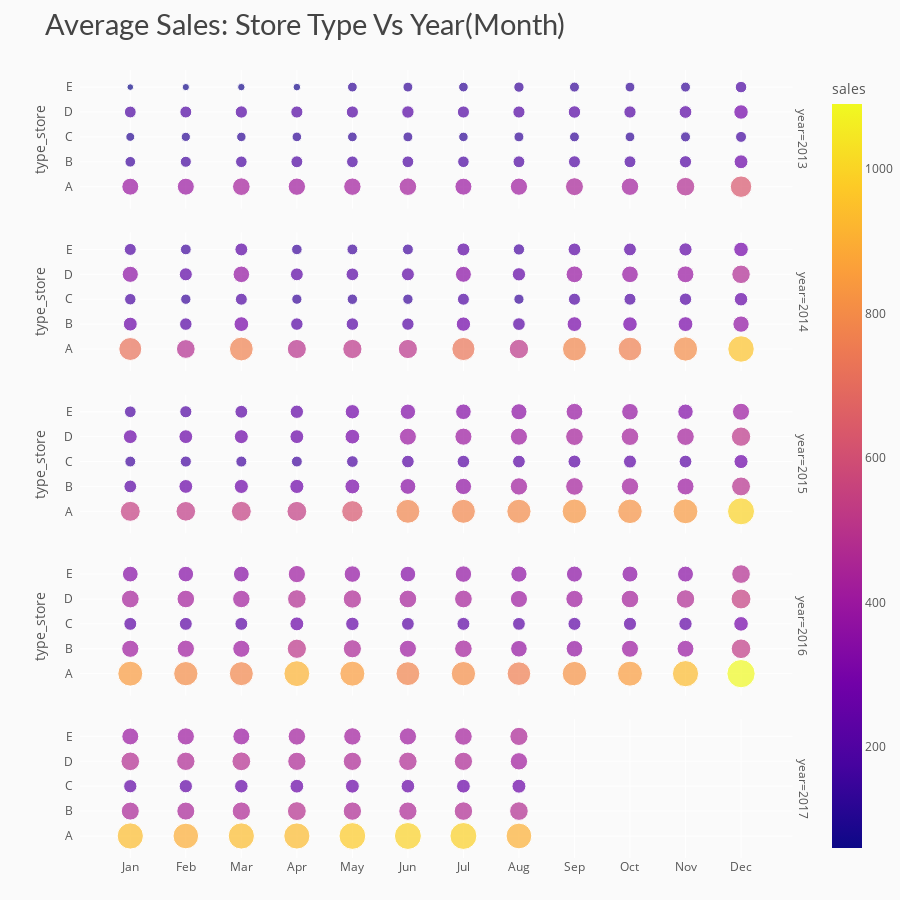

The notebook cell this image was saved under:
### Code cell
# data
df_yms = df.groupby(['year','month','type_store']).agg({"sales" : "mean"}).reset_index()
df_yms['sales'] = round(df_yms['sales'], 2)

# chart
fig = px.scatter(df_yms, x='month', y='type_store', color='sales', size='sales', 
                 facet_row='year', title='Average Sales: Store Type Vs Year(Month)')
# styling
fig.update_yaxes(ticksuffix='  ')
fig.update_xaxes(tickmode = 'array', tickvals=[i for i in range(1,13)], 
                 ticktext=['Jan','Feb','Mar','Apr','May','Jun','Jul','Aug','Sep','Oct','Nov','Dec'])
fig.update_layout(height=900, xaxis_title='', yaxis_title='',
                  margin=dict(t=70, b=0),
                  plot_bgcolor='#fafafa', paper_bgcolor='#fafafa',
                  title_font=dict(size=29, color='#444', family="Lato, sans-serif"),
                  font=dict(color='#555'), 
                  hoverlabel=dict(bgcolor="#f2f2f2", font_size=13, font_family="Lato, sans-serif"))
fig.show()

### Figure 1 — Plotly figure (JSON) as saved in the notebook; plotly's stock layout.template omitted (floating-point values rounded to 4 significant figures)
{"data": [{"hovertemplate": "year=2013<br>month=%{x}<br>type_store=%{y}<br>sales=%{marker.color}<extra></extra>", "legendgroup": "", "marker": {"color": [392.9, 155.1, 109.1, 191.2, 60.52, 396.0, 167.3, 116.5, 195.3, 71.79, 425.0, 183.8, 122.7, 207.4, 75.89, 411.9, 193.4, 126.0, 202.4, 79.52, 414.3, 186.8, 129.4, 203.5, 130.5, 422.6, 189.8, 133.8, 210.1, 134.2, 395.0, 182.6, 123.6, 202, 127.2, 406.7, 192.3, 135.4, 203.3, 146.0, 439.7, 197.6, 133.9, 212.2, 136.6, 419.2, 194.0, 129.8, 206.2, 131.8, 472.0, 204.3, 137.7, 221.6, 136.3, 628.7, 263.2, 165.6, 286.3, 181.7], "coloraxis": "coloraxis", "size": [392.9, 155.1, 109.1, 191.2, 60.52, 396.0, 167.3, 116.5, 195.3, 71.79, 425.0, 183.8, 122.7, 207.4, 75.89, 411.9, 193.4, 126.0, 202.4, 79.52, 414.3, 186.8, 129.4, 203.5, 130.5, 422.6, 189.8, 133.8, 210.1, 134.2, 395.0, 182.6, 123.6, 202, 127.2, 406.7, 192.3, 135.4, 203.3, 146.0, 439.7, 197.6, 133.9, 212.2, 136.6, 419.2, 194.0, 129.8, 206.2, 131.8, 472.0, 204.3, 137.7, 221.6, 136.3, 628.7, 263.2, 165.6, 286.3, 181.7], "sizemode": "area", "sizeref": 2.725, "symbol": "circle"}, "mode": "markers", "name": "", "orientation": "h", "showlegend": false, "type": "scatter", "x": [1, 1, 1, 1, 1, 2, 2, 2, 2, 2, 3, 3, 3, 3, 3, 4, 4, 4, 4, 4, 5, 5, 5, 5, 5, 6, 6, 6, 6, 6, 7, 7, 7, 7, 7, 8, 8, 8, 8, 8, 9, 9, 9, 9, 9, 10, 10, 10, 10, 10, 11, 11, 11, 11, 11, 12, 12, 12, 12, 12], "xaxis": "x5", "y": ["A", "B", "C", "D", "E", "A", "B", "C", "D", "E", "A", "B", "C", "D", "E", "A", "B", "C", "D", "E", "A", "B", "C", "D", "E", "A", "B", "C", "D", "E", "A", "B", "C", "D", "E", "A", "B", "C", "D", "E", "A", "B", "C", "D", "E", "A", "B", "C", "D", "E", "A", "B", "C", "D", "E", "A", "B", "C", "D", "E"], "yaxis": "y5"}, {"hovertemplate": "year=2014<br>month=%{x}<br>type_store=%{y}<br>sales=%{marker.color}<extra></extra>", "legendgroup": "", "marker": {"color": [718.5, 264.4, 179.4, 356.9, 197.5, 479.7, 213.5, 145.9, 232.3, 158.1, 770.8, 297.0, 195.6, 375.2, 226.7, 497.6, 212.8, 142.3, 226.0, 151.7, 506.4, 213.8, 148.5, 219.1, 160.2, 502.8, 210.4, 147.1, 230.2, 163.1, 730.6, 281.8, 196.0, 347.7, 229.3, 512.9, 220.2, 142.4, 242.2, 175.1, 781.9, 298.1, 199.2, 384.7, 222.5, 766.2, 290.9, 196.8, 381.3, 224.6, 803.6, 300.5, 209.5, 389.6, 236.9, 956.9, 365.7, 247.6, 467.8, 289.7], "coloraxis": "coloraxis", "size": [718.5, 264.4, 179.4, 356.9, 197.5, 479.7, 213.5, 145.9, 232.3, 158.1, 770.8, 297.0, 195.6, 375.2, 226.7, 497.6, 212.8, 142.3, 226.0, 151.7, 506.4, 213.8, 148.5, 219.1, 160.2, 502.8, 210.4, 147.1, 230.2, 163.1, 730.6, 281.8, 196.0, 347.7, 229.3, 512.9, 220.2, 142.4, 242.2, 175.1, 781.9, 298.1, 199.2, 384.7, 222.5, 766.2, 290.9, 196.8, 381.3, 224.6, 803.6, 300.5, 209.5, 389.6, 236.9, 956.9, 365.7, 247.6, 467.8, 289.7], "sizemode": "area", "sizeref": 2.725, "symbol": "circle"}, "mode": "markers", "name": "", "orientation": "h", "showlegend": false, "type": "scatter", "x": [1, 1, 1, 1, 1, 2, 2, 2, 2, 2, 3, 3, 3, 3, 3, 4, 4, 4, 4, 4, 5, 5, 5, 5, 5, 6, 6, 6, 6, 6, 7, 7, 7, 7, 7, 8, 8, 8, 8, 8, 9, 9, 9, 9, 9, 10, 10, 10, 10, 10, 11, 11, 11, 11, 11, 12, 12, 12, 12, 12], "xaxis": "x4", "y": ["A", "B", "C", "D", "E", "A", "B", "C", "D", "E", "A", "B", "C", "D", "E", "A", "B", "C", "D", "E", "A", "B", "C", "D", "E", "A", "B", "C", "D", "E", "A", "B", "C", "D", "E", "A", "B", "C", "D", "E", "A", "B", "C", "D", "E", "A", "B", "C", "D", "E", "A", "B", "C", "D", "E", "A", "B", "C", "D", "E"], "yaxis": "y4"}, {"hovertemplate": "year=2015<br>month=%{x}<br>type_store=%{y}<br>sales=%{marker.color}<extra></extra>", "legendgroup": "", "marker": {"color": [544.0, 221.6, 160.5, 263.1, 187.7, 526.5, 261.3, 169.1, 261.3, 201.2, 541.3, 272.4, 165.2, 267.6, 225.3, 536.5, 272.4, 161.8, 260.9, 243.5, 624.5, 304.1, 186.8, 297.2, 281.9, 781.0, 342.6, 217.6, 395.7, 323.9, 785.1, 363.8, 217.4, 399.6, 333.5, 798.9, 412.3, 221.6, 401.0, 354.1, 827.7, 424.1, 228.1, 426.2, 384.8, 821.1, 413.6, 232.2, 424.9, 377.8, 840.2, 399.1, 223.5, 423.6, 325.6, 997.0, 488.7, 271.1, 511.3, 398.8], "coloraxis": "coloraxis", "size": [544.0, 221.6, 160.5, 263.1, 187.7, 526.5, 261.3, 169.1, 261.3, 201.2, 541.3, 272.4, 165.2, 267.6, 225.3, 536.5, 272.4, 161.8, 260.9, 243.5, 624.5, 304.1, 186.8, 297.2, 281.9, 781.0, 342.6, 217.6, 395.7, 323.9, 785.1, 363.8, 217.4, 399.6, 333.5, 798.9, 412.3, 221.6, 401.0, 354.1, 827.7, 424.1, 228.1, 426.2, 384.8, 821.1, 413.6, 232.2, 424.9, 377.8, 840.2, 399.1, 223.5, 423.6, 325.6, 997.0, 488.7, 271.1, 511.3, 398.8], "sizemode": "area", "sizeref": 2.725, "symbol": "circle"}, "mode": "markers", "name": "", "orientation": "h", "showlegend": false, "type": "scatter", "x": [1, 1, 1, 1, 1, 2, 2, 2, 2, 2, 3, 3, 3, 3, 3, 4, 4, 4, 4, 4, 5, 5, 5, 5, 5, 6, 6, 6, 6, 6, 7, 7, 7, 7, 7, 8, 8, 8, 8, 8, 9, 9, 9, 9, 9, 10, 10, 10, 10, 10, 11, 11, 11, 11, 11, 12, 12, 12, 12, 12], "xaxis": "x3", "y": ["A", "B", "C", "D", "E", "A", "B", "C", "D", "E", "A", "B", "C", "D", "E", "A", "B", "C", "D", "E", "A", "B", "C", "D", "E", "A", "B", "C", "D", "E", "A", "B", "C", "D", "E", "A", "B", "C", "D", "E", "A", "B", "C", "D", "E", "A", "B", "C", "D", "E", "A", "B", "C", "D", "E", "A", "B", "C", "D", "E"], "yaxis": "y3"}, {"hovertemplate": "year=2016<br>month=%{x}<br>type_store=%{y}<br>sales=%{marker.color}<extra></extra>", "legendgroup": "", "marker": {"color": [846.4, 406.2, 228.6, 432.6, 338.9, 804.4, 409.2, 229.0, 424.8, 334.5, 784.8, 404.2, 228.0, 418.1, 341.9, 912.3, 506.6, 264.6, 472.6, 404.9, 852.7, 449.9, 247.3, 457.8, 373.0, 777.2, 403.0, 223.8, 430.1, 335.8, 808.6, 424.4, 230.8, 430.0, 370.8, 761.1, 379.1, 224.5, 402.7, 362.1, 818.1, 377.4, 233.4, 408.2, 353.0, 853.7, 398.6, 236.7, 425.8, 351.1, 935.1, 390.6, 243.4, 467.3, 348.4, 1090.0, 526.5, 292.3, 543.0, 475.6], "coloraxis": "coloraxis", "size": [846.4, 406.2, 228.6, 432.6, 338.9, 804.4, 409.2, 229.0, 424.8, 334.5, 784.8, 404.2, 228.0, 418.1, 341.9, 912.3, 506.6, 264.6, 472.6, 404.9, 852.7, 449.9, 247.3, 457.8, 373.0, 777.2, 403.0, 223.8, 430.1, 335.8, 808.6, 424.4, 230.8, 430.0, 370.8, 761.1, 379.1, 224.5, 402.7, 362.1, 818.1, 377.4, 233.4, 408.2, 353.0, 853.7, 398.6, 236.7, 425.8, 351.1, 935.1, 390.6, 243.4, 467.3, 348.4, 1090.0, 526.5, 292.3, 543.0, 475.6], "sizemode": "area", "sizeref": 2.725, "symbol": "circle"}, "mode": "markers", "name": "", "orientation": "h", "showlegend": false, "type": "scatter", "x": [1, 1, 1, 1, 1, 2, 2, 2, 2, 2, 3, 3, 3, 3, 3, 4, 4, 4, 4, 4, 5, 5, 5, 5, 5, 6, 6, 6, 6, 6, 7, 7, 7, 7, 7, 8, 8, 8, 8, 8, 9, 9, 9, 9, 9, 10, 10, 10, 10, 10, 11, 11, 11, 11, 11, 12, 12, 12, 12, 12], "xaxis": "x2", "y": ["A", "B", "C", "D", "E", "A", "B", "C", "D", "E", "A", "B", "C", "D", "E", "A", "B", "C", "D", "E", "A", "B", "C", "D", "E", "A", "B", "C", "D", "E", "A", "B", "C", "D", "E", "A", "B", "C", "D", "E", "A", "B", "C", "D", "E", "A", "B", "C", "D", "E", "A", "B", "C", "D", "E", "A", "B", "C", "D", "E"], "yaxis": "y2"}, {"hovertemplate": "year=2017<br>month=%{x}<br>type_store=%{y}<br>sales=%{marker.color}<extra></extra>", "legendgroup": "", "marker": {"color": [938.6, 444.4, 241.0, 474.8, 392.8, 895.3, 443.0, 242.0, 461.7, 404.9, 937.2, 457.9, 250.5, 481.7, 394.2, 933.5, 484.3, 259.8, 455.5, 416.7, 976.5, 459.5, 264.0, 456.9, 414.2, 992.3, 455.5, 254.5, 464.9, 407.7, 989.3, 466.4, 261.4, 455.6, 424.8, 903.1, 473.7, 265.4, 412.0, 451.0], "coloraxis": "coloraxis", "size": [938.6, 444.4, 241.0, 474.8, 392.8, 895.3, 443.0, 242.0, 461.7, 404.9, 937.2, 457.9, 250.5, 481.7, 394.2, 933.5, 484.3, 259.8, 455.5, 416.7, 976.5, 459.5, 264.0, 456.9, 414.2, 992.3, 455.5, 254.5, 464.9, 407.7, 989.3, 466.4, 261.4, 455.6, 424.8, 903.1, 473.7, 265.4, 412.0, 451.0], "sizemode": "area", "sizeref": 2.725, "symbol": "circle"}, "mode": "markers", "name": "", "orientation": "h", "showlegend": false, "type": "scatter", "x": [1, 1, 1, 1, 1, 2, 2, 2, 2, 2, 3, 3, 3, 3, 3, 4, 4, 4, 4, 4, 5, 5, 5, 5, 5, 6, 6, 6, 6, 6, 7, 7, 7, 7, 7, 8, 8, 8, 8, 8], "xaxis": "x", "y": ["A", "B", "C", "D", "E", "A", "B", "C", "D", "E", "A", "B", "C", "D", "E", "A", "B", "C", "D", "E", "A", "B", "C", "D", "E", "A", "B", "C", "D", "E", "A", "B", "C", "D", "E", "A", "B", "C", "D", "E"], "yaxis": "y"}], "layout": {"annotations": [{"font": {}, "showarrow": false, "text": "year=2017", "textangle": 90, "x": 0.98, "xanchor": "left", "xref": "paper", "y": 0.088, "yanchor": "middle", "yref": "paper"}, {"font": {}, "showarrow": false, "text": "year=2016", "textangle": 90, "x": 0.98, "xanchor": "left", "xref": "paper", "y": 0.294, "yanchor": "middle", "yref": "paper"}, {"font": {}, "showarrow": false, "text": "year=2015", "textangle": 90, "x": 0.98, "xanchor": "left", "xref": "paper", "y": 0.5, "yanchor": "middle", "yref": "paper"}, {"font": {}, "showarrow": false, "text": "year=2014", "textangle": 90, "x": 0.98, "xanchor": "left", "xref": "paper", "y": 0.706, "yanchor": "middle", "yref": "paper"}, {"font": {}, "showarrow": false, "text": "year=2013", "textangle": 90, "x": 0.98, "xanchor": "left", "xref": "paper", "y": 0.912, "yanchor": "middle", "yref": "paper"}], "coloraxis": {"colorbar": {"title": {"text": "sales"}}, "colorscale": [[0, "#0d0887"], [0.1111, "#46039f"], [0.2222, "#7201a8"], [0.3333, "#9c179e"], [0.4444, "#bd3786"], [0.5556, "#d8576b"], [0.6667, "#ed7953"], [0.7778, "#fb9f3a"], [0.8889, "#fdca26"], [1, "#f0f921"]]}, "font": {"color": "#555"}, "height": 900, "hoverlabel": {"bgcolor": "#f2f2f2", "font": {"family": "Lato, sans-serif", "size": 13}}, "legend": {"itemsizing": "constant", "tracegroupgap": 0}, "margin": {"b": 0, "t": 70}, "paper_bgcolor": "#fafafa", "plot_bgcolor": "#fafafa", "title": {"font": {"color": "#444", "family": "Lato, sans-serif", "size": 29}, "text": "Average Sales: Store Type Vs Year(Month)"}, "xaxis": {"anchor": "y", "domain": [0, 0.98], "tickmode": "array", "ticktext": ["Jan", "Feb", "Mar", "Apr", "May", "Jun", "Jul", "Aug", "Sep", "Oct", "Nov", "Dec"], "tickvals": [1, 2, 3, 4, 5, 6, 7, 8, 9, 10, 11, 12], "title": {"text": ""}}, "xaxis2": {"anchor": "y2", "domain": [0, 0.98], "matches": "x", "showticklabels": false, "tickmode": "array", "ticktext": ["Jan", "Feb", "Mar", "Apr", "May", "Jun", "Jul", "Aug", "Sep", "Oct", "Nov", "Dec"], "tickvals": [1, 2, 3, 4, 5, 6, 7, 8, 9, 10, 11, 12]}, "xaxis3": {"anchor": "y3", "domain": [0, 0.98], "matches": "x", "showticklabels": false, "tickmode": "array", "ticktext": ["Jan", "Feb", "Mar", "Apr", "May", "Jun", "Jul", "Aug", "Sep", "Oct", "Nov", "Dec"], "tickvals": [1, 2, 3, 4, 5, 6, 7, 8, 9, 10, 11, 12]}, "xaxis4": {"anchor": "y4", "domain": [0, 0.98], "matches": "x", "showticklabels": false, "tickmode": "array", "ticktext": ["Jan", "Feb", "Mar", "Apr", "May", "Jun", "Jul", "Aug", "Sep", "Oct", "Nov", "Dec"], "tickvals": [1, 2, 3, 4, 5, 6, 7, 8, 9, 10, 11, 12]}, "xaxis5": {"anchor": "y5", "domain": [0, 0.98], "matches": "x", "showticklabels": false, "tickmode": "array", "ticktext": ["Jan", "Feb", "Mar", "Apr", "May", "Jun", "Jul", "Aug", "Sep", "Oct", "Nov", "Dec"], "tickvals": [1, 2, 3, 4, 5, 6, 7, 8, 9, 10, 11, 12]}, "yaxis": {"anchor": "x", "domain": [0, 0.176], "ticksuffix": "  ", "title": {"text": ""}}, "yaxis2": {"anchor": "x2", "domain": [0.206, 0.382], "matches": "y", "ticksuffix": "  ", "title": {"text": "type_store"}}, "yaxis3": {"anchor": "x3", "domain": [0.412, 0.588], "matches": "y", "ticksuffix": "  ", "title": {"text": "type_store"}}, "yaxis4": {"anchor": "x4", "domain": [0.618, 0.794], "matches": "y", "ticksuffix": "  ", "title": {"text": "type_store"}}, "yaxis5": {"anchor": "x5", "domain": [0.824, 1], "matches": "y", "ticksuffix": "  ", "title": {"text": "type_store"}}}}
